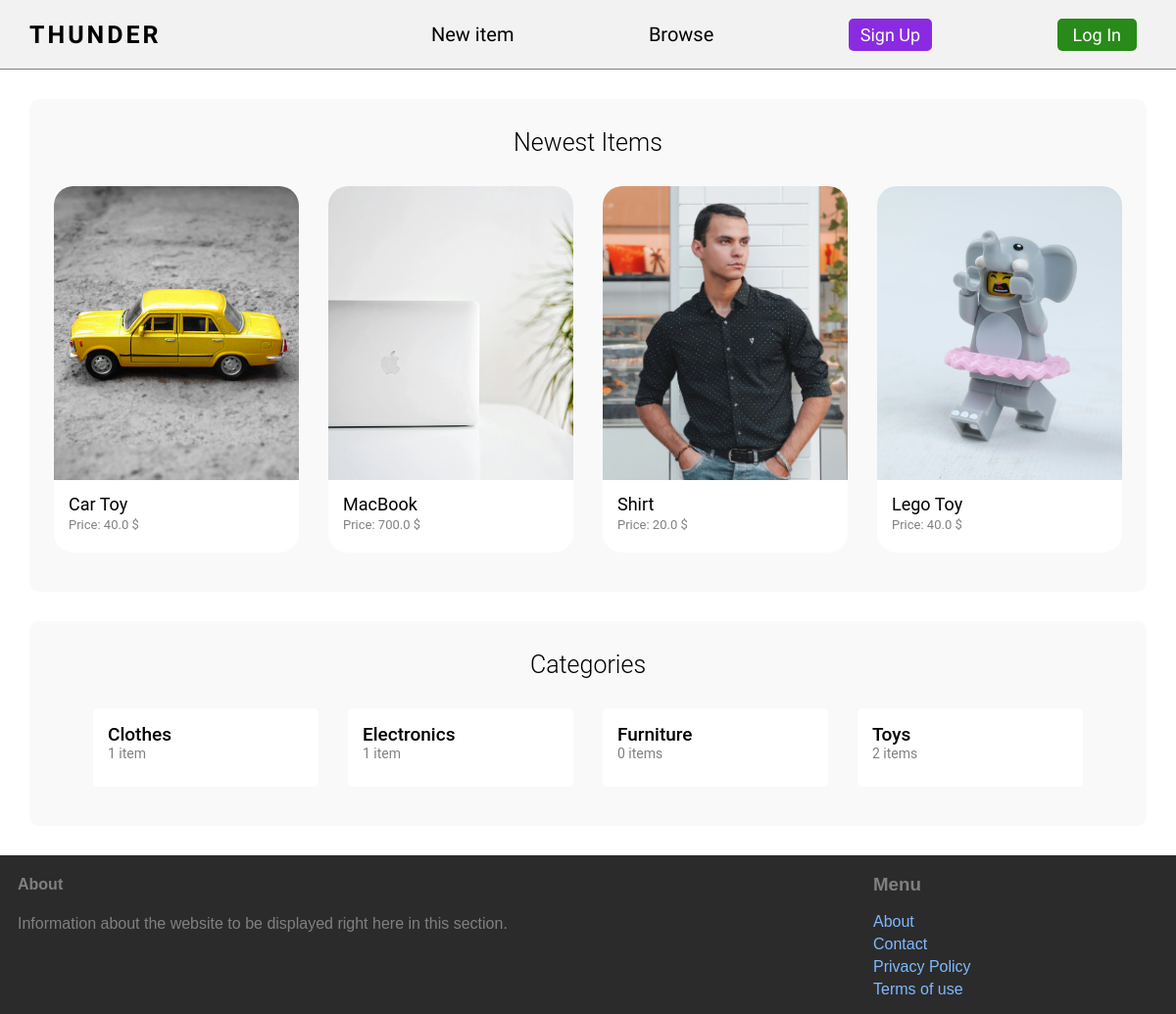
The page / on the database its author committed.
### item/models.py (models this page shows, shortened)
class Item(models.Model):
    category = models.ForeignKey(Category, related_name='items', on_delete=models.CASCADE)
    name = models.CharField(max_length=100)
    description = models.TextField(blank=True, null=True)
    price = models.FloatField()
    image = models.ImageField(upload_to='item_images')
    is_sold = models.BooleanField(default=False)
    created_at = models.DateTimeField(auto_now_add=True)
    created_by = models.ForeignKey(User, related_name='items', on_delete=models.CASCADE)

class Category(models.Model):
    name = models.CharField(max_length=100)
    class Meta:
        ordering = ('name', )
        verbose_name_plural = 'Categories'

### core/views.py (the view)
# urls.py: path('', views.index, name='index'),
def index(request):
    items = Item.objects.filter(is_sold=False)[:8]
    categories = Category.objects.all()[:4]
    context = {
        'items': items,
        'categories': categories
    }
    return render(request, 'core/index.html', context)

### core/templates/core/index.html (shortened to what this page needs)
{% extends 'core/layout.html' %}
{% block content %}
    <div class="items-container">
        <p class="container-title">Newest Items</p>
        <div class="items-grid">
            {% for item in items %}
            <div class="item-card">
                <a href="{% url 'item:detail' item.id %}">
                    <div>
                        <img class="item-image" src="{{ item.image.url }}" alt="">
                    </div>
                    <div class="item-description">
                        <p class="item-name">{{ item.name }}</p>
                        <p class="item-price">Price: {{ item.price }} $</p>
                    </div>
                </a>
            </div>
            {% endfor %}
        </div>
    </div>
    <div class="items-container">
        <p class="container-title">Categories</p>
        <div class="items-grid">
            {% for category in categories %}
                <div>
                    <a href="{% url 'item:items' %}?query={{ query }}&category={{ category.id }}">
                        <div class="categories-card">
                            <p class="category-name">{{ category.name }}</p>
                            <p class="category-count">
                                {% if category.items.count == 1 %}
                                    1 item
                                {% else %}
                                    {{ category.items.count }} items
                                {% endif %}
                                </p>
                        </div>
                    </a>
                </div>
            {% endfor %}
        </div>
    </div>
{% endblock %}

### core/templates/core/layout.html (shortened to what this page needs)
{% load static %}
<!DOCTYPE html>
<html lang="en">
    <head>
        <link rel="stylesheet" href="{% static 'core/styles.css' %}">
        <link rel="stylesheet" href="{% static 'core/reset.css' %}">
        <link rel="stylesheet" href="{% static 'core/index.css' %}">
        <link rel="stylesheet" href="{% static 'core/detail.css' %}">
        <link rel="stylesheet" href="{% static 'core/signup_login.css' %}">
        <link rel="stylesheet" href="{% static 'core/newitem.css' %}">
        <link rel="stylesheet" href="{% static 'core/conversation.css' %}">
    </head>
    <body>
        <nav class="upper-nav">
            <a href="/" class="thunder-title">THUNDER</a>
            <div class="right-side-nav-elems">
                <a href="{% url 'item:new' %}" class="right-side-elem browse-new-item">New item</a>
                <a href="{% url 'item:items' %}" class="right-side-elem browse-new-item">Browse</a>
                {% if request.user.is_authenticated %}
                    <a href="{% url 'conversation:inbox' %}" id="inbox-button" class="right-side-elem upper-right-btns">Inbox</a>
                    <a href="{% url 'dashboard:index' %}" id="dashboard-button" class="right-side-elem upper-right-btns ">Dashboard</a>
                    <form action="{% url 'core:logout' %}" method="post">
                        {% csrf_token %}
                        <button class="logout-btn" type="submit">Logout</button>
                    </form>
                {% else %}
                    <a href="{% url 'core:signup' %}" id="sign-up-button" class="right-side-elem upper-right-btns">Sign Up</a>
                    <a href="{% url 'core:login' %}" id="log-in-button" class="right-side-elem upper-right-btns ">Log In</a>
                {% endif %}
            </div>
        </nav>
        <div class="main-content">
            {% block content %}
            {% endblock %}
        </div>
        <footer id="footer-id">
            <div class="">
                <h4 class="">About</h4>
                <p class="footer-about-description">Information about the website to be displayed right here in this section.</p>
            </div>
            <div class=" footer-menu">
                <h3>Menu</h3>
                <ul class="ul-footer">
                    <li><a href="#" class="">About</a></li>
                    <li><a href="{% url 'core:contact' %}" class="">Contact</a></li>
                    <li><a href="#" class="">Privacy Policy</a></li>
                    <li><a href="#" class="">Terms of use</a></li>
                </ul>
            </div>
        </footer>
    </body>
</html>

### core/static/core/styles.css (style rules this page uses)
body { margin: 0; }
p { margin: 0; }
.upper-nav { display: flex; height: 70px; border-bottom: 1px solid gray; align-items: center; justify-content: center; padding-left: 30px; padding-right: 40px; justify-content: space-between; transition: background-color 0.2s; }
.thunder-title { font-family: 'Tilt Neon', Arial, Helvetica, sans-serif; font-size: 25px; color: black; font-weight: 700; letter-spacing: 3px; }
.right-side-nav-elems { display: flex; justify-content: space-between; width: 90vh; align-items: center; }
.right-side-elem { color: black; font-family: "Tilt Neon", Arial, Helvetica, sans-serif; font-size: 20px; font-weight: 300; }
.upper-right-btns { padding: 6px 12px; color: white; font-weight: 500; border-radius: 5px; font-size: 18px; }
#sign-up-button { background-color: blueviolet; transition: background-color 0.2s; }
#log-in-button { background-color: rgb(40, 138, 25); padding: 6px 16px; margin-left: -10px; transition: background-color 0.2s; }
.browse-new-item { transform: scale(1); transition: transform 0.25s ease; }
.main-content { padding-left: 30px; padding-right: 30px; }
#footer-id { background-color: rgb(43, 43, 43); display: grid; grid-template-columns: 3fr 1fr; font-family: Arial, Helvetica, sans-serif; padding: 0px 18px; color: gray; }
.footer-about-description { margin: 0; }
.ul-footer { padding-inline-start: 0px; list-style-type: none; }
.ul-footer li { margin-bottom: 5px; }
.ul-footer li a { color: rgb(127, 185, 255); }
.footer-menu { font-size: 16px; }

### core/static/core/index.css (style rules this page uses)
.item-image { width: 250px; height: 300px; object-fit: cover; object-position: center; }
.items-container { display: flex; flex-direction: column; background-color: rgb(249, 249, 249); align-items: center; margin: 30px 0px; border-radius: 10px; padding-bottom: 40px; }
.container-title { font-size: 25px; font-family: Roboto, Arial, Helvetica, sans-serif; font-weight: 300; margin: 30px 0px; }
.items-grid { display: grid; grid-template-columns: 1fr 1fr 1fr 1fr; column-gap: 30px; row-gap: 50px; }
.item-card { background-color: white; border-radius: 20px; overflow: hidden; transition: transform 0.3s ease, box-shadow 0.3s; }
.item-description { height: 60px; padding-left: 15px; padding-top: 10px; font-family: Roboto, Arial, sans-serif; }
.item-name { font-size: 18px; font-weight: 400; color: black; margin-bottom: 3px; }
.item-price { color: gray; font-size: 13px; }
.categories-card { background-color: white; padding: 15px 15px; font-family: Roboto, Arial, sans-serif; height: 50px; color: black; width: 200px; border-radius: 5px; transition: box-shadow 0.1s; }
.category-name { font-weight: 500; font-size: 19px; }
.category-count { color: gray; font-size: 14px; }

### rows shown on the page
Item: image (picture), name "Car Toy", price "40.0"
Item: image (picture), name "MacBook", price "700.0"
Item: image (picture), name "Shirt", price "20.0"
Item: image (picture), name "Lego Toy", price "40.0"
Category: name "Clothes", shows "1 item"
Category: name "Electronics", shows "1 item"
Category: name "Furniture", items.count "0"
Category: name "Toys", items.count "2"
